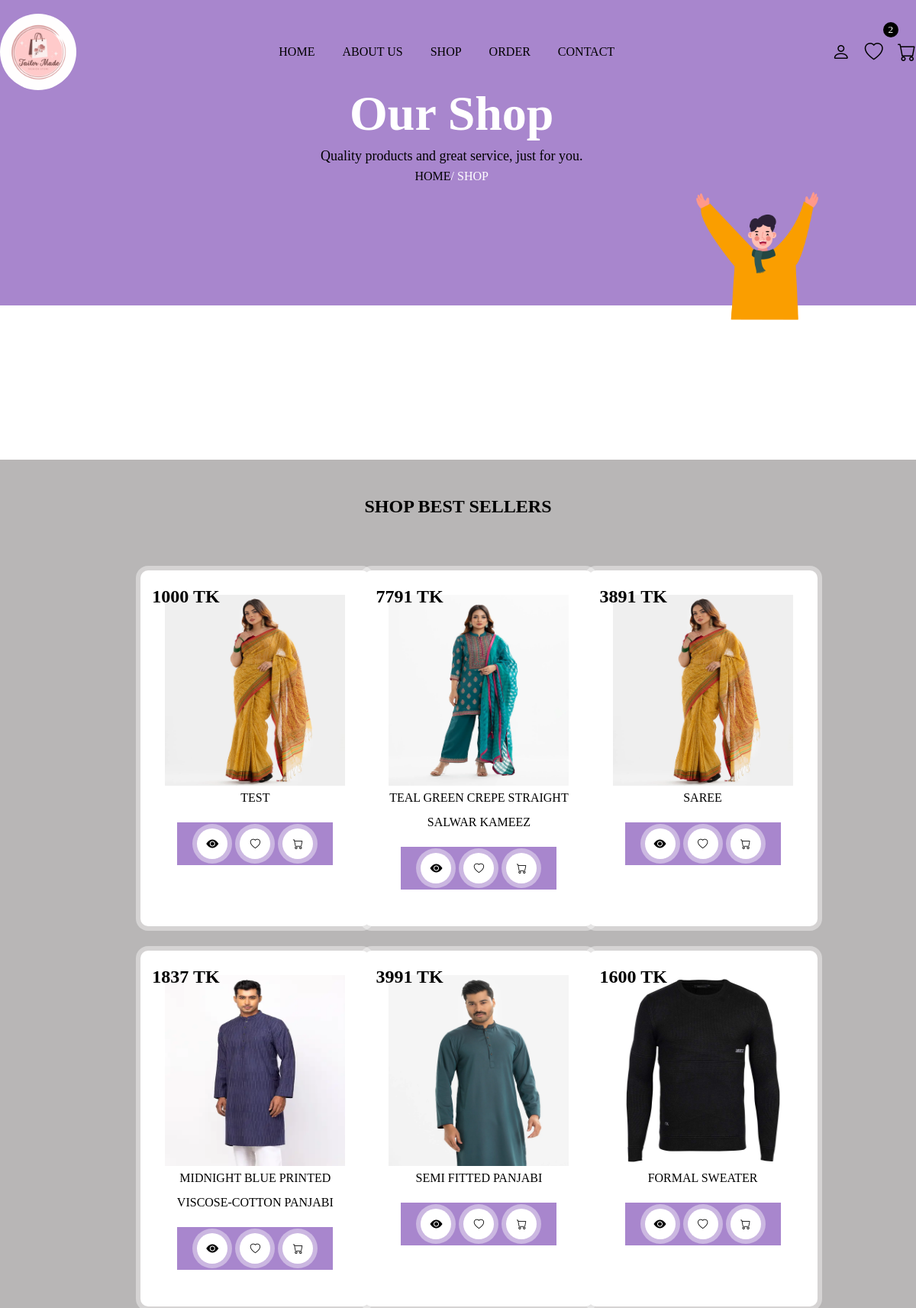
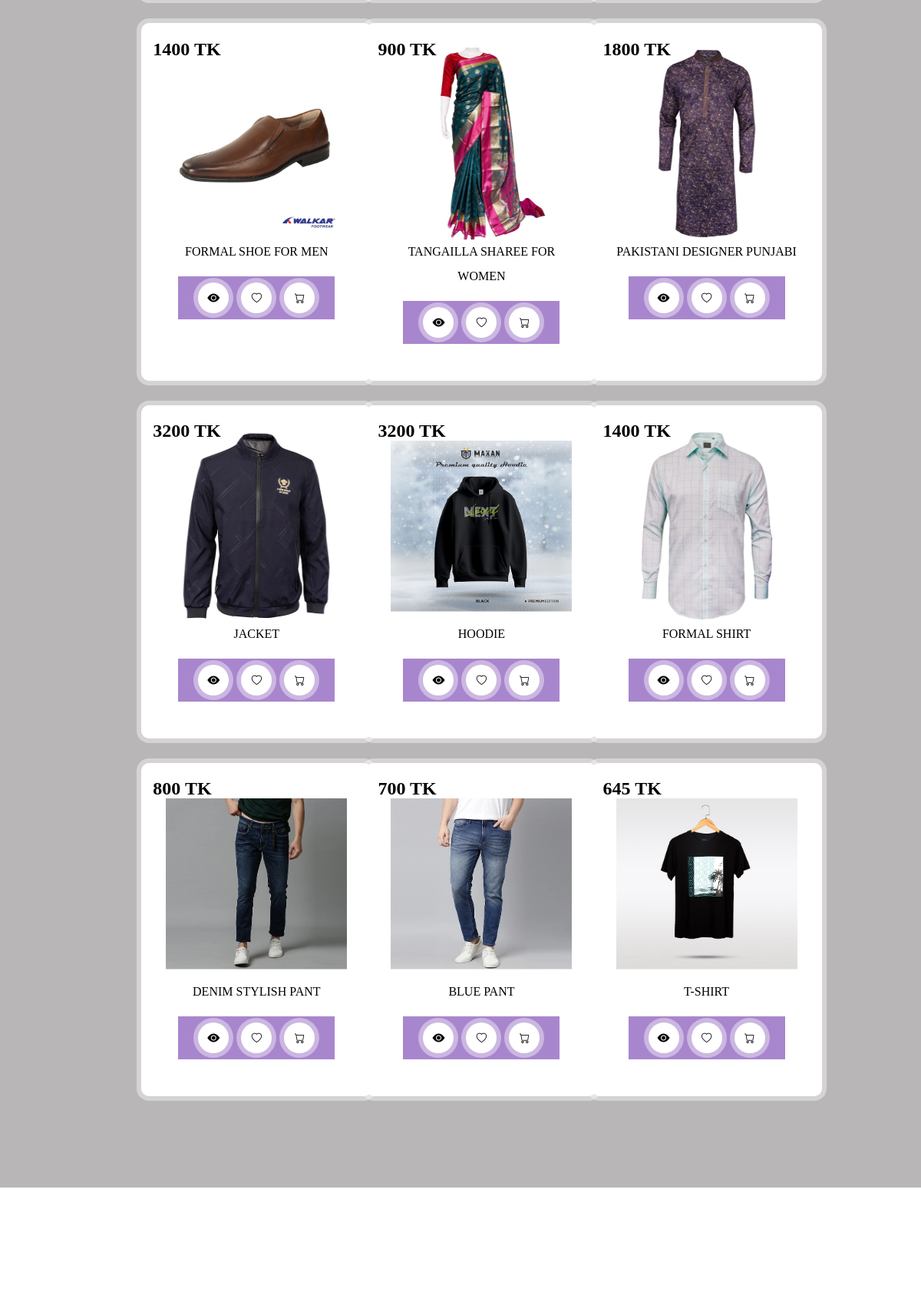
Screenshot of /Backend/shop.php (upper part) with the database file from the repository (2 pictures, top to bottom).
### tables this page shows
CREATE TABLE `products` (
  `id` int(255) NOT NULL,
  `name` varchar(255) NOT NULL,
  `price` varchar(255) NOT NULL,
  `product_details` varchar(255) NOT NULL,
  `image` varchar(255) NOT NULL
);

### Backend/shop.php (the view, shortened to what this page needs)
<?php
    include 'connection.php';
?>
<!DOCTYPE html>
<html lang="en">
<head>
    <link rel="stylesheet" href="https://cdn.jsdelivr.net/npm/bootstrap-icons@1.9.1/font/bootstrap-icons.css">
</head>
<body>
<?php include 'header.php'; ?>
<div class="banner">
      <div class="banner">
        <div class="detail">
                <h1>our shop</h1>
                <p>Quality products and great service, just for you.</p>
                <a href="index.php">home</a><span>/ shop</span>
            </div>
</div>
<section class="shop">
        <h1 class="title">shop best sellers</h1>
        <div class="shop-content">
             <?php
               $select_products = mysqli_query($conn,"SELECT * FROM `products` ORDER BY id DESC") or die('query failed');
               if(mysqli_num_rows($select_products)>0){
                  while($fetch_products=mysqli_fetch_assoc($select_products)){
              ?>
              <form method="post" class="card">
                   <img src="image/<?php echo $fetch_products['image']; ?>">
                   <div class="price"><?php echo $fetch_products['price']; ?> Tk</div>
                   <div class="name"><?php echo $fetch_products['name']; ?></div>
                   <div class="icon">
                       <a href="view_page.php?pid=<?php echo $fetch_products['id']; ?>" class="bi bi-eye-fill"></a>
                       <button type="submit" name="add_to_wishlist" class="bi bi-heart"></button>
                       <button type="submit" name="add_to_cart" class="bi bi-cart"></button>
                   </div>
              </form>
              <?php
                 }
                }else{
                   echo '<p class="empty">no products added yet!</p>';
                }
               ?>
        </div>
</section>
<?php include 'footer.php'; ?>
</body>
</html>

### Frontend/style.css (style rules this page uses)
* { margin: 0; padding: 0; box-sizing: border-box; }
:root { --box-shadow: 0px 0px 0px 6px rgb(255 255 255/40%); --orange: rgb(168, 134, 205); }
a { text-decoration: none; }
.title { text-align: center; margin-bottom: 1rem; }
input,button,textarea, select { outline: none; border: 1px solid #55555544; background: transparent; width: 100%; padding: 1rem 1.5rem; border-radius: 10px; margin: 1rem 0; }
button { cursor: pointer; }
.banner { background: var(--orange); width: 100%; height: 50vh; position: relative; z-index: 1; }
.banner::before { position: absolute; content: ''; bottom: -18%; right: 0; background-image: url('img/14.png'); width: 316px; height: 245px; background-size: 216px; background-repeat: no-repeat; }
.banner .detail { position: absolute; padding: 7rem 0; left: 35%; text-align: center; z-index: 200; }
.banner .detail h1 { font-size: 4rem; color: #fff; text-transform: capitalize; }
.banner .detail p { font-size: 18px; line-height: 2; }
.banner .detail a { text-transform: uppercase; color: #000; }
.banner .detail span { color: #fff; }

### rows the page displays
products: image (picture), price "1000", name "TEST"
products: image (picture), price "7791", name "TEAL GREEN CREPE STRAIGHT SALWAR KAMEEZ"
products: image (picture), price "3891", name "SAREE"
products: image (picture), price "1837", name "MIDNIGHT BLUE PRINTED VISCOSE-COTTON PANJABI"
products: image (picture), price "3991", name "SEMI FITTED PANJABI"
products: image (picture), price "1600", name "FORMAL SWEATER"
products: image (picture), price "1400", name "FORMAL SHOE FOR MEN"
products: image (picture), price "900", name "TANGAILLA SHAREE FOR WOMEN"
products: image (picture), price "1800", name "PAKISTANI DESIGNER PUNJABI"
products: image (picture), price "3200", name "JACKET"
products: image (picture), price "3200", name "HOODIE"
products: image (picture), price "1400", name "FORMAL SHIRT"
products: image (picture), price "800", name "DENIM STYLISH PANT"
products: image (picture), price "700", name "BLUE PANT"
products: image (picture), price "645", name "T-SHIRT"

### other values shown
$wishlist_num_rows "2"
